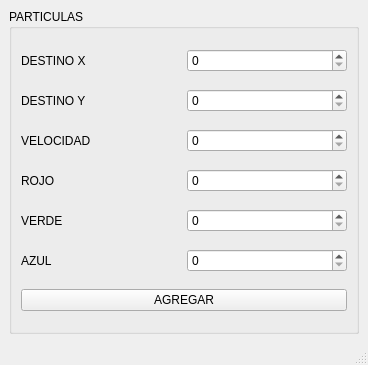
<?xml version="1.0" encoding="UTF-8"?>
<ui version="4.0">
 <class>MainWindow</class>
 <widget class="QMainWindow" name="MainWindow">
  <property name="geometry">
   <rect>
    <x>0</x>
    <y>0</y>
    <width>368</width>
    <height>365</height>
   </rect>
  </property>
  <property name="windowTitle">
   <string>MainWindow</string>
  </property>
  <widget class="QWidget" name="centralwidget">
   <layout class="QGridLayout" name="gridLayout_2">
    <item row="0" column="0">
     <widget class="QGroupBox" name="groupBox">
      <property name="title">
       <string>PARTICULAS</string>
      </property>
      <layout class="QGridLayout" name="gridLayout">
       <item row="0" column="0">
        <widget class="QLabel" name="label">
         <property name="text">
          <string>DESTINO X</string>
         </property>
        </widget>
       </item>
       <item row="0" column="1">
        <widget class="QSpinBox" name="spinBox_3"/>
       </item>
       <item row="1" column="0">
        <widget class="QLabel" name="label_2">
         <property name="text">
          <string>DESTINO Y</string>
         </property>
        </widget>
       </item>
       <item row="1" column="1">
        <widget class="QSpinBox" name="spinBox_4"/>
       </item>
       <item row="2" column="0">
        <widget class="QLabel" name="label_3">
         <property name="text">
          <string>VELOCIDAD</string>
         </property>
        </widget>
       </item>
       <item row="2" column="1">
        <widget class="QSpinBox" name="spinBox_2"/>
       </item>
       <item row="3" column="0">
        <widget class="QLabel" name="label_6">
         <property name="text">
          <string>ROJO</string>
         </property>
        </widget>
       </item>
       <item row="3" column="1">
        <widget class="QSpinBox" name="spinBox"/>
       </item>
       <item row="4" column="0">
        <widget class="QLabel" name="label_4">
         <property name="text">
          <string>VERDE</string>
         </property>
        </widget>
       </item>
       <item row="4" column="1">
        <widget class="QSpinBox" name="spinBox_5"/>
       </item>
       <item row="5" column="0">
        <widget class="QLabel" name="label_5">
         <property name="text">
          <string>AZUL</string>
         </property>
        </widget>
       </item>
       <item row="5" column="1">
        <widget class="QSpinBox" name="spinBox_6"/>
       </item>
       <item row="6" column="0" colspan="2">
        <widget class="QPushButton" name="pushButton">
         <property name="text">
          <string>AGREGAR</string>
         </property>
        </widget>
       </item>
      </layout>
     </widget>
    </item>
   </layout>
  </widget>
  <widget class="QMenuBar" name="menubar">
   <property name="geometry">
    <rect>
     <x>0</x>
     <y>0</y>
     <width>368</width>
     <height>21</height>
    </rect>
   </property>
  </widget>
  <widget class="QStatusBar" name="statusbar"/>
 </widget>
 <resources/>
 <connections/>
</ui>
